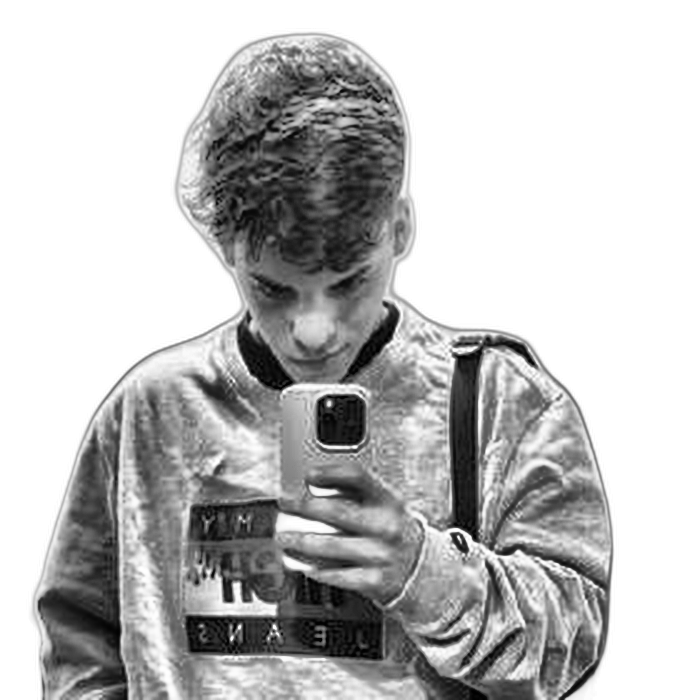
#> input picture source-prepped.png, 700 x 700 px, found by its file name
$ python blueprint.py
#> lines starting #> are read from the running program, lines starting #| are printed output that depends on the picture; after the words box and inside, x2 and y2 are one past the last pixel; in counts of white or black regions, pixels touching at a corner belong together
#!/usr/bin/env python3
"""Blueprint profile art: the profile drawn as a system-architecture diagram.

  python scripts/blueprint.py hero      -> hero.svg
      Eduardo as the central service (halftone portrait from source-prepped.png),
      wired to company / runtime / messaging / data / platform nodes, with
      packets travelling along the edges and acks coming back.
      Edit the texts in NODES / FOOTER below.

  python scripts/blueprint.py contrib   -> contrib-heatmap.svg
      Weekly contributions curve + daily heatmap, from data/contributions.json
      (written by fetch_contributions.py).
"""

import datetime
import math
import json

import numpy as np
from PIL import Image

DATA_PATH = "data/contributions.json"
PHOTO = "source-prepped.png"
_DATA = None


def data():
    global _DATA
    if _DATA is None:
        _DATA = json.load(open(DATA_PATH))
    return _DATA

MONO = "ui-monospace,SFMono-Regular,Menlo,Consolas,'Liberation Mono',monospace"
SANS = "-apple-system,BlinkMacSystemFont,'Segoe UI',Helvetica,Arial,sans-serif"
SERIF = "Georgia,'Times New Roman',Times,serif"


def esc(s: str) -> str:
    return s.replace("&", "&amp;").replace("<", "&lt;").replace(">", "&gt;")


def weeks():
    """Days grouped into Sunday-first columns; last 53 columns."""
    days = data()["days"]
    first = datetime.date.fromisoformat(days[0]["date"])
    pad = (first.weekday() + 1) % 7
    cells = [None] * pad + days
    cols = [cells[i:i + 7] for i in range(0, len(cells), 7)]
    return cols[-53:]


def week_totals(cols):
    return [sum(d["count"] for d in c if d) for c in cols]


# [15 lines left out: function month_starts, not called in this run]


CROP = (95, 0, 615, 520)   # head + phone + upper chest of the 700x700 prepped photo


def darkness_grid(n: int, lo: float = 0.10, hi: float = 0.85, gamma: float = 1.3) -> np.ndarray:
    """n x n array, 0 = background/white, 1 = darkest (contrast-stretched)."""
#> called with n = 50, lo = 0.1, hi = 0.85, gamma = 1.3
    im = Image.open(PHOTO).convert("L").crop(CROP).resize((n, n), Image.LANCZOS)
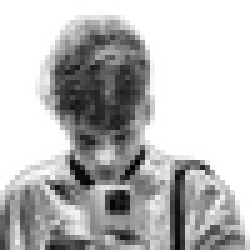
#> im: PIL image 50x50 L (shown 5 times larger); min 0, max 255, mean 187.6
    a = 1.0 - np.asarray(im, dtype=float) / 255.0
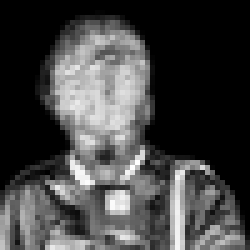
#> a: shape (50, 50) float64 (shown 5 times larger); min 0, max 1, mean 0.264
    bg = a < 0.04
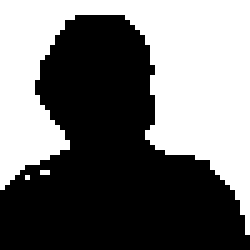
#> bg: shape (50, 50) bool (shown 5 times larger); 44.3% white; 3 white regions (2 under 20 px), largest, box (x1, y1, x2, y2) and area: (0, 0, 50, 47) 1105
    a = np.clip((a - lo) / (hi - lo), 0, 1) ** gamma
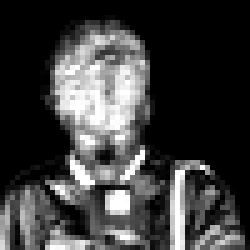
#> a: shape (50, 50) float64 (shown 5 times larger); min 0, max 1, mean 0.242
    a[bg] = 0.0
    return a


# [37 lines left out: functions stats, smooth_path, not called in this run]


BG = "#0a1424"
MINOR = "#10213b"
MAJOR = "#163056"
LINE = "#2a5b96"
NODE = "#0d1b31"
INK = "#7fd3ff"
TXT = "#e6f1ff"
MUT = "#6f8fb8"
ACK = "#5af78e"
ACCENTS = ["#7fd3ff", "#5af78e", "#ffb86b", "#c3a6ff", "#ff7a90"]
# --- texts (edit here) ---------------------------------------------------
NODES = [
    # (label, value, tag)
    ("COMPANY", "Itaú Unibanco · São Paulo, BR", "fintech"),
    ("RUNTIME", "Java · Spring Boot · Node.js · TypeScript", "jvm"),
    ("MESSAGING", "Kafka · RabbitMQ · event-driven", "async"),
    ("DATA", "PostgreSQL · MongoDB · Redis · MySQL", "sql/nosql"),
    ("PLATFORM", "Docker · Kubernetes · AWS · Azure", "ci/cd"),
]
FOOTER = ("Software Engineer · Itaú Unibanco", "FACENS — Systems Analysis & Dev.")
# -------------------------------------------------------------------------

RAMP = ["#11223b", "#0f3d66", "#1767a3", "#2f9ad8", "#7fd3ff"]


def grid_defs():
    return (
        '<pattern id="g20" width="20" height="20" patternUnits="userSpaceOnUse">'
        f'<path d="M20 0H0V20" fill="none" stroke="{MINOR}" stroke-width="1"/></pattern>'
        '<pattern id="g100" width="100" height="100" patternUnits="userSpaceOnUse">'
        f'<path d="M100 0H0V100" fill="none" stroke="{MAJOR}" stroke-width="1"/></pattern>'
        '<filter id="glow" x="-200%" y="-200%" width="500%" height="500%">'
        '<feGaussianBlur stdDeviation="2.2" result="b"/>'
        '<feMerge><feMergeNode in="b"/><feMergeNode in="SourceGraphic"/></feMerge></filter>'
    )


def frame(W, H, title_l, title_r):
    return [
        f'<rect width="{W}" height="{H}" rx="10" fill="{BG}"/>',
        f'<rect width="{W}" height="{H}" rx="10" fill="url(#g20)"/>',
        f'<rect width="{W}" height="{H}" rx="10" fill="url(#g100)"/>',
        f'<rect x=".5" y=".5" width="{W-1}" height="{H-1}" rx="10" fill="none" stroke="{MAJOR}"/>',
        f'<text x="24" y="30" font-family="{MONO}" font-size="12" fill="{MUT}">'
        f'<tspan fill="{INK}">◆</tspan> {title_l}</text>',
        f'<text x="{W-24}" y="30" font-family="{MONO}" font-size="12" fill="{MUT}" text-anchor="end">{title_r}</text>',
    ]


def hero():
    W, H = 860, 440
    p = [f'<svg xmlns="http://www.w3.org/2000/svg" width="{W}" height="{H}" viewBox="0 0 {W} {H}">',
         f"<defs>{grid_defs()}</defs>"]
    p += frame(W, H, f'topology <tspan fill="{TXT}">eduardo-toste</tspan>', "region: sa-east-1 · São Paulo")

    # --- central service node with halftone portrait
    nx, ny, nw, nh = 24, 48, 300, 372
    p.append(f'<rect x="{nx}" y="{ny}" width="{nw}" height="{nh}" rx="10" fill="{NODE}" stroke="{LINE}"/>')
    p.append(f'<text x="{nx+16}" y="{ny+20}" font-family="{MONO}" font-size="12" fill="{TXT}">svc/eduardo-toste</text>')
    p.append(f'<circle cx="{nx+nw-38}" cy="{ny+16}" r="4" fill="{ACK}">'
             '<animate attributeName="opacity" values="1;.25;1" dur="1.6s" repeatCount="indefinite"/></circle>')
    p.append(f'<text x="{nx+nw-16}" y="{ny+20}" font-family="{MONO}" font-size="11" fill="{ACK}" text-anchor="end">UP</text>')
    p.append(f'<line x1="{nx}" y1="{ny+30}" x2="{nx+nw}" y2="{ny+30}" stroke="{LINE}" stroke-opacity=".7"/>')

    n, cell = 50, 6
    g = darkness_grid(n)
    ox, oy = nx, ny + 30
    for r in range(n):
        dots = []
        for c in range(n):
            v = g[r, c]
            if v <= 0:
                continue
            rad = cell / 2 * math.sqrt(v) * 1.08
            if rad < 0.45:
                continue
            dots.append(f'<circle cx="{ox+(c+.5)*cell:.1f}" cy="{oy+(r+.5)*cell:.1f}" r="{rad:.2f}"/>')
        if dots:
            p.append(f'<g fill="{INK}" opacity="0">{"".join(dots)}'
                     f'<animate attributeName="opacity" from="0" to="1" dur=".35s" begin="{r*0.022:.3f}s" fill="freeze"/></g>')
#> after the loop, p = 60 items

    fy = ny + 30 + n * cell
    p.append(f'<line x1="{nx}" y1="{fy}" x2="{nx+nw}" y2="{fy}" stroke="{LINE}" stroke-opacity=".7"/>')
    p.append(f'<text x="{nx+16}" y="{fy+19}" font-family="{SANS}" font-size="13" font-weight="600" fill="{TXT}">'
             f'{esc(FOOTER[0])}</text>')
    p.append(f'<text x="{nx+16}" y="{fy+35}" font-family="{MONO}" font-size="10.5" fill="{MUT}">'
             f'{esc(FOOTER[1])}</text>')

    # --- dependency nodes
    nodes = NODES
    rx, rw, rh = 474, 362, 58
    gap = (nh - len(nodes) * rh) / (len(nodes) - 1)
    for i, (lab, val, tag) in enumerate(nodes):
        y = ny + i * (rh + gap)
        yc = y + rh / 2
        col = ACCENTS[i]
        sy = ny + 92 + i * 52
        path = f"M{nx+nw} {sy} C{nx+nw+80} {sy} {rx-80} {yc} {rx} {yc}"
        p.append(f'<path d="{path}" fill="none" stroke="{LINE}" stroke-width="1.3" stroke-dasharray="4 4"/>')
        p.append(f'<circle cx="{nx+nw}" cy="{sy}" r="3.2" fill="{BG}" stroke="{LINE}" stroke-width="1.3"/>')
        p.append(f'<circle cx="{rx}" cy="{yc:.1f}" r="3.2" fill="{BG}" stroke="{col}" stroke-width="1.3"/>')
        # request packet
        p.append(f'<circle r="2.8" fill="{col}" filter="url(#glow)" opacity="0">'
                 f'<set attributeName="opacity" to="1" begin="{1.2+i*0.35:.2f}s"/>'
                 f'<animateMotion dur="2.6s" begin="{1.2+i*0.35:.2f}s" repeatCount="indefinite" path="{path}"/></circle>')
        # ack coming back
        p.append(f'<circle r="1.8" fill="#ffffff" opacity="0">'
                 f'<set attributeName="opacity" to=".75" begin="{2.5+i*0.35:.2f}s"/>'
                 f'<animateMotion dur="2.6s" begin="{2.5+i*0.35:.2f}s" repeatCount="indefinite" '
                 f'keyPoints="1;0" keyTimes="0;1" calcMode="linear" path="{path}"/></circle>')
        # node box
        p.append(f'<g opacity="0"><animate attributeName="opacity" from="0" to="1" dur=".4s" '
                 f'begin="{0.5+i*0.12:.2f}s" fill="freeze"/>'
                 f'<rect x="{rx}" y="{y:.1f}" width="{rw}" height="{rh}" rx="8" fill="{NODE}" stroke="{LINE}"/>'
                 f'<rect x="{rx}" y="{y+10:.1f}" width="3" height="{rh-20}" rx="1.5" fill="{col}"/>'
                 f'<text x="{rx+18}" y="{y+22:.1f}" font-family="{MONO}" font-size="10" letter-spacing="1.6" fill="{MUT}">{lab}</text>'
                 f'<text x="{rx+rw-14}" y="{y+22:.1f}" font-family="{MONO}" font-size="10" fill="{col}" text-anchor="end">{tag}</text>'
                 f'<text x="{rx+18}" y="{y+43:.1f}" font-family="{SANS}" font-size="14" fill="{TXT}">{esc(val)}</text></g>')
#> after the loop, p = 93 items
    p.append("</svg>")
    return p


def contrib():
    W, H = 860, 304
    cols = weeks()
    tot = week_totals(cols)
    s = stats()
    p = [f'<svg xmlns="http://www.w3.org/2000/svg" width="{W}" height="{H}" viewBox="0 0 {W} {H}">',
         f'<defs>{grid_defs()}<linearGradient id="area" x1="0" y1="0" x2="0" y2="1">'
         f'<stop offset="0" stop-color="{INK}" stop-opacity=".35"/><stop offset="1" stop-color="{INK}" stop-opacity="0"/>'
         '</linearGradient></defs>']
    p += frame(W, H, f'metrics <tspan fill="{TXT}">contributions_total</tspan>{{user="eduardo"}}',
               f'<tspan fill="{INK}">{s["total"]:,}</tspan> events · 12 mo')

    step = 14
    x0 = (W - 53 * step) / 2
    cx = [x0 + i * step + 5.5 for i in range(len(cols))]
    top, ch = 52, 84
    mx = max(tot) or 1
    pts = [(cx[i], top + ch - ch * t / mx) for i, t in enumerate(tot)]
    line = smooth_path(pts)
    for k in (0, .5, 1):
        y = top + ch - ch * k
        p.append(f'<line x1="{x0}" y1="{y:.1f}" x2="{x0+53*step-3}" y2="{y:.1f}" stroke="{LINE}" stroke-opacity=".35" stroke-dasharray="2 4"/>')
        p.append(f'<text x="{x0+53*step+4}" y="{y+3.5:.1f}" font-family="{MONO}" font-size="9.5" fill="{MUT}">{round(mx*k)}</text>')
    p.append(f'<path d="{line} L{pts[-1][0]:.1f} {top+ch} L{pts[0][0]:.1f} {top+ch}Z" fill="url(#area)" opacity="0">'
             '<animate attributeName="opacity" from="0" to="1" dur=".8s" begin="1.2s" fill="freeze"/></path>')
    p.append(f'<path d="{line}" fill="none" stroke="{INK}" stroke-width="1.8" filter="url(#glow)" '
             'pathLength="1" stroke-dasharray="1" stroke-dashoffset="1">'
             '<animate attributeName="stroke-dashoffset" from="1" to="0" dur="1.8s" fill="freeze"/></path>')
    p.append(f'<circle r="3" fill="#fff" filter="url(#glow)" opacity="0"><set attributeName="opacity" to="1" begin="1.8s"/>'
             f'<animateMotion dur="7s" begin="1.8s" repeatCount="indefinite" path="{line}"/></circle>')

    hy = 156
    for i, c in enumerate(cols):
        cells = []
        for r, d in enumerate(c):
            if not d:
                continue
            cells.append(f'<rect x="{x0+i*step:.1f}" y="{hy+r*step}" width="11" height="11" rx="2" fill="{RAMP[d["level"]]}"/>')
        p.append(f'<g opacity="0">{"".join(cells)}<animate attributeName="opacity" from="0" to="1" dur=".3s" '
                 f'begin="{0.2+i*0.02:.2f}s" fill="freeze"/></g>')
    for i, m in month_starts(cols):
        p.append(f'<text x="{x0+i*step:.1f}" y="{hy+7*step+14}" font-family="{MONO}" font-size="10" fill="{MUT}">{m}</text>')
    fy = H - 16
    p.append(f'<text x="{x0}" y="{fy}" font-family="{MONO}" font-size="11" fill="{MUT}" xml:space="preserve">'
             f'longest streak <tspan fill="{TXT}">{s["longest"]}d</tspan>   ·   best day <tspan fill="{TXT}">{s["best_count"]}</tspan> '
             f'({s["best_date"]})   ·   busiest month <tspan fill="{TXT}">{s["busiest_month"].lower()} ({s["busiest_count"]})</tspan></text>')
    lx = x0 + 53 * step - 3
    leg = "".join(f'<rect x="{lx-5*14+k*14+3:.1f}" y="{fy-10}" width="11" height="11" rx="2" fill="{RAMP[k]}"/>' for k in range(5))
    p.append(leg)
    p.append("</svg>")
    return p


def _write(path, parts):
    open(path, "w", encoding="utf-8").write("\n".join(parts))
    print("[blueprint] wrote", path)


if __name__ == "__main__":
    import sys
    what = sys.argv[1] if len(sys.argv) > 1 else "all"
    if what in ("hero", "all"):
        _write("hero.svg", hero())
    if what in ("contrib", "all"):
#> (the run stopped early here; a loop or call above may not have finished)
